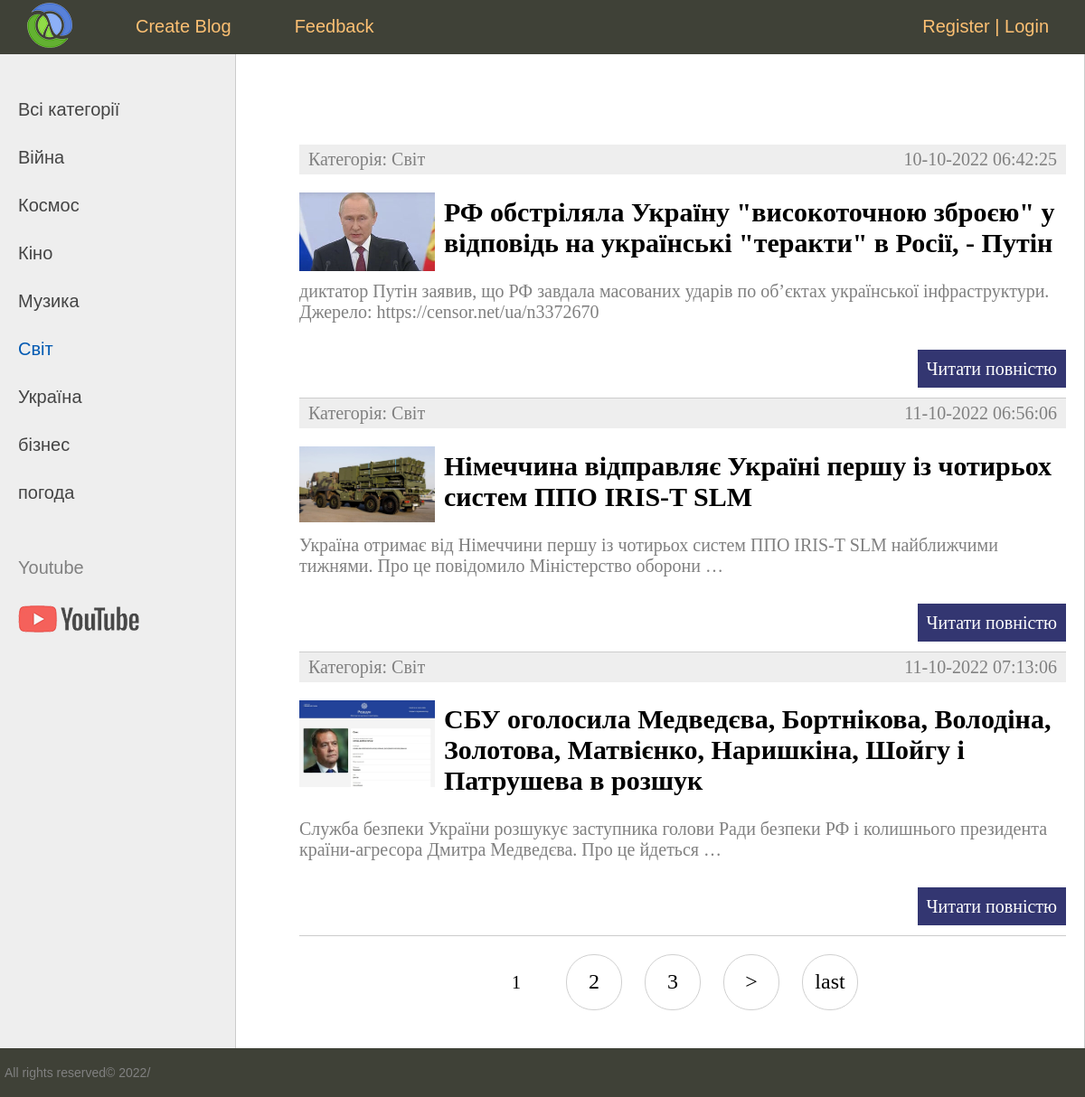
The page /category/world on the database its author committed.
### mainapp/models.py (models this page shows, shortened)
class Category(models.Model):
    name = models.CharField(max_length=100, db_index=True, verbose_name="Категорії")
    slug = models.SlugField(max_length=255, unique=True, db_index=True, verbose_name="URL")
    def __str__(self):
        return self.name
    def get_absolute_url(self):
        return reverse('categories', kwargs={'slug': self.slug})
    class Meta:
        verbose_name = "Category"
        verbose_name_plural = "Categories"
        ordering = ['-name']

class News(models.Model):
    title = models.CharField(max_length=255, verbose_name="Заголовок")
    slug = models.SlugField(max_length=255, unique=True, db_index=True, verbose_name="URL" )
    content = CKEditor5Field('Зміст', blank=True, config_name='extends')
    photo = models.ImageField(upload_to="photos/%Y/%m/%d/")
    time_create = models.DateTimeField(auto_now_add=True, verbose_name="Дата створення")
    time_update = models.DateTimeField(auto_now=True)
    is_published = models.BooleanField(default=True, verbose_name="Опубліковано")
    categories = models.ForeignKey('Category', on_delete=models.PROTECT, verbose_name="Категорії")
    def get_absolute_url(self):
        return reverse('post', kwargs={'slug': self.slug})
    class Meta:
        verbose_name = "News"
        verbose_name_plural = "News"
        ordering = ['id']

### mainapp/views.py (the view)
# urls.py: path('category/<slug:slug>', NewsCategory.as_view(), name="categories"),
class NewsCategory(DataMixin, ListView):
    model = News
    template_name = 'mainapp/index.html'
    context_object_name = 'posts'
    allow_empty = False
    def get_queryset(self):
        return News.objects.filter(categories__slug=self.kwargs['slug'], is_published=True).select_related('categories')
    def get_context_data(self, *, object_list=None, **kwargs):
        context = super().get_context_data(**kwargs)
        c = Category.objects.get(slug=self.kwargs['slug'])
        c_def = self.get_user_context(title='Категорія - ' + str(c.name),
                                      categories_selected=c.pk)
        return dict(list(context.items()) + list(c_def.items()))

### mainapp/utils.py (called while the page is built)
    def get_user_context(self, **kwargs):
        context = kwargs
        categories = cache.get('category')
        if not categories:
            categories = Category.objects.annotate(Count('news'))
            cache.set('category', categories, 60)
        user_menu = menu.copy()
        if not self.request.user.is_authenticated:
            user_menu.pop(0)
            user_menu.pop(1)
        context['menu'] = user_menu
        context['categories'] = categories
        if 'categories_selected' not in context:
            context['categories_selected'] = 0
        return context

### mainapp/templates/mainapp/index.html (shortened to what this page needs)
{% extends 'mainapp/base.html' %}
{% block content %}
<ul class="list-articles">
    {% for p in object_list %}
    <li><div class="article-panel">
        <p class="first">Категорія: {{p.categories}}</p>
        <p class="last">{{p.time_update|date:"d-m-Y H:i:s"}}</p>
    </div>
        {% if p.photo %}
        <p><img class = "img-article-left thumb" src="{{p.photo.url}}" alt="pic"></p>
        {% endif %}
        <h2>{{p.title}}</h2>
        {% autoescape on %}
        <p>{{p.content|safe|truncatewords:18}}</p>
        {% endautoescape %}
            <p class="link-read-post"><a href="{{ p.get_absolute_url }}">Читати повністю</a></p>
    </li>
    {% endfor %}
</ul>
{% endblock %}

### mainapp/templates/mainapp/base.html (shortened to what this page needs)
<!DOCTYPE html>
{% load static %}
{% load news_tags %}
<html lang="en">
<head>
    <link type="text/css" href="{% static 'mainapp/css/styles.css' %}" rel="stylesheet" >
</head>
<body>
<table class="table-page" border=0 cellpadding="0" cellspacing="0">
    <tr>
        <td valign="top">
            {% block mainmenu %}
                <div class="header">
                    <ul id="mainmenu" class="mainmenu">
                        <li class="logo-li">
                            <a href="{% url 'home' %}" class="logo">
                            </a>
                        </li>
                        {% for m in menu %}
                            <li><a href="{% url m.url_name %}">{{m.title}}</a></li>
                        {% endfor %}
                        {% if request.user.is_authenticated %}
                        <li class="last"> {{user.username}} | <a href="{% url 'logout' %}">Вихід</a>
                        {% else %}
                        <li class="last"><a href="{% url 'register' %}">Register</a> | <a href="{% url 'login' %}">Login</a></li>
                        {% endif %}
                    </ul>
                </div>
            {% endblock mainmenu %}
            <table class="table-content" border=0 cellpadding="0" cellspacing="0">
                <tr>
                    <td valign="top" class="left-chapters">
                        <ul id="leftchapters">
                            {% if categories_selected == 0 %}
                                <li class="selected">All Categories</li>
                            {% else %}
                                <li><a href="{% url 'home' %}">Всі категорії</a></li>
                            {% endif %}
                            {% for c in categories %}
                                {% if c.pk == categories_selected %}
                                    <li class="selected">{{c.name}}</li>
                                {% else %}
                                    <li><a href="{{c.get_absolute_url}}">{{c.name}}</a></li>
                                {% endif %}
                            {% endfor %}
                            <li class="share">
                                <p>Youtube</p>
                                <a class="share-yt" href="https://www.youtube.com" target="_blank" rel="nofollow"></a>
                            </li>
                        </ul>
                    </td>
                    <td valign="top" class="content">
                        <div class="content-text">
                            {% block content %}
                            {% endblock %}
                            {% if page_obj.has_other_pages %}
                            <nav class="list-pages">
                                <ul>
                                    {% for p in paginator.page_range %}
                                    {% if page_obj.number == p %}
                                    <li class="page-num page-num-selected">{{ p }}</li>
                                        {% elif p >= page_obj.number|add:-2 and p <= page_obj.number|add:2 %}
                                    <li class="page-num">
                                        <a href="?page={{p}}">{{ p }}</a>
                                    </li>
                                    {% endif %}
                                    {% endfor %}
                                    {% if page_obj.has_next %}
                                    <li class="page-num">
                                        <a href="?page={{ page_obj.next_page_number }}">&gt;</a>
                                    </li>
                                    <li class="page-num">
                                        <a href="?page={{ page_obj.paginator.num_pages }}">last</a>
                                    </li>
                                    {% endif %}
                                </ul>
                            </nav>
                            {% endif %}
                        </div>
                    </td>
                </tr>
            </table>
        </td>
    </tr>
    <tr>
        <td valign="top">
            <div id="footer">
                <p>All rights reserved&copy; 2022/</p>
            </div>
        </td>
    </tr>
</table>
</body>
</html>

### static/mainapp/css/styles.css (style rules this page uses)
html, body { font-family: 'Arial'; margin: 0; padding: 0; height: 100%; width: 100%; color: #444; }
h2 { color: dark; }
p { color: grey; }
a { color: #0059b2; text-decoration: none; }
img { max-width: 600px; height: auto; }
img.img-article-left { max-width: 300px; height: auto; float: left; padding: 0 10px 10px 0; }
img.img-article-left.thumb { max-width: 150px; height: auto; }
p.link-read-post { text-align: right; }
p.link-read-post a { padding: 10px; min-width: 100px; background: #333671; color: #fff; text-decoration: none; }
div.article-panel { background: #eee; padding: 5px 10px 5px 10px; box-sizing: border-box; overflow: hidden; color: #555; }
div.article-panel p.first { margin: 0; float: left; }
div.article-panel p.last { margin: 0; float: right; }
ul.list-articles { list-style: none; margin: 0; padding: 0; }
ul.list-articles li { border-bottom: 1px solid #ccc; }
.table-page { width: 100%; height: 100%; vertical-align: top; }
.table-page tr { height: 100%; }
.header { background: #3F4137; height: 60px; }
.logo { background: url('../images/logo.png') no-repeat; width: 50px; height: 50px; display: inline-block; }
.logo-li { margin: 3px 40px 0 30px !important; }
ul.mainmenu { list-style: none; margin: 0; padding: 0; height: 60px; color: #fdc073; font-size: 20px; overflow: hidden; }
ul.mainmenu li { float: left; margin: 18px 40px 0 30px; }
ul.mainmenu li.last { float: right; }
ul.mainmenu li a { color: #fdc073; text-decoration: none; }
.table-content { width: 100%; min-height: 100%; height: 100%; }
.left-chapters { margin: 0; background: #eee; border-right: 1px solid #ccc; min-height: 100%; }
.left-chapters ul { width: 230px; min-height: 100%; margin: 0; padding: 20px 10px 10px 20px; list-style: none; font-size: 20px; }
.left-chapters ul li { margin: 30px 0 0 0; color: #999; }
.left-chapters ul li.selected { color: #0059b2; }
.left-chapters ul li a { color: #444; text-decoration: none; }
.left-chapters ul li.share { margin: 60px 0 0 0; }
.left-chapters ul li.share p { margin: 30px 0 30px 0; }
.left-chapters ul li.share a { display: inline-block; width: 40px; height: 40px; margin: 0 20px 0 0; }
.left-chapters ul li.share a.share-yt { width: 100%; height: 30px; background: url('../images/share_yt.png') no-repeat 0 0 }
.content { padding: 40px 20px 20px 40px; width: 100%; box-sizing: border-box; }
.content-text { margin: 60px 0 0 30px; color: #000; font-size: 20px; font-family: Yandex Sans Display Light; }
#footer { box-sizing: border-box; background: #3F4137; padding: 5px; color: #aaa; font-size: 14px; font-family: Verdana, Geneva, Arial, Helvetica; text-align: left; overflow: hidden; }
.list-pages { text-align: center; margin: 0 0 20px 0; }
.list-pages ul { margin: 20px 0 0 0; padding: 0; list-style: none; }
.list-pages ul li { display: inline-block; margin: 0 20px 0 0; }
.list-pages a { color: #000; font-size: 24px; text-decoration: none; }
.list-pages .page-num, .page-num-selected { display: inline-block; width: 60px; height: 44px; padding: 16px 0 0 0; border: 1px solid #d0d0d0; border-radius: 30px; }
.list-pages .page-num-selected { border: none; color: #000; font-size: 20px; }

### rows shown on the page
Category: name "Війна"
Category: name "Космос"
Category: name "Кіно"
Category: name "Музика"
Category: name "Світ"
Category: name "Україна"
Category: name "бізнес"
Category: name "погода"
News: categories "Світ", time_update "10-10-2022 06:42:25", photo (picture), title "РФ обстріляла Україну \"високоточною зброєю\" у відповідь на українські \"теракти\" в Росії, - Путін", content "диктатор Путін заявив, що РФ завдала масованих ударів по об’єктах української інфраструктури. Джерело: https://censor.net/ua/n3372670"
News: categories "Світ", time_update "11-10-2022 06:56:06", photo (picture), title "Німеччина відправляє Україні першу із чотирьох систем ППО IRIS-T SLM", content "Україна отримає від Німеччини першу із чотирьох систем ППО IRIS-T SLM найближчими тижнями. Про це повідомило Міністерство оборони …"
News: categories "Світ", time_update "11-10-2022 07:13:06", photo (picture), title "СБУ оголосила Медведєва, Бортнікова, Володіна, Золотова, Матвієнко, Наришкіна, Шойгу і Патрушева в розшук", content "Служба безпеки України розшукує заступника голови Ради безпеки РФ і колишнього президента країни-агресора Дмитра Медведєва. Про це йдеться …"

### other values the page prints
{{ m.title }} "Create Blog" "Feedback"
{{ p }} "1"
{{ p }} "2" "3"
